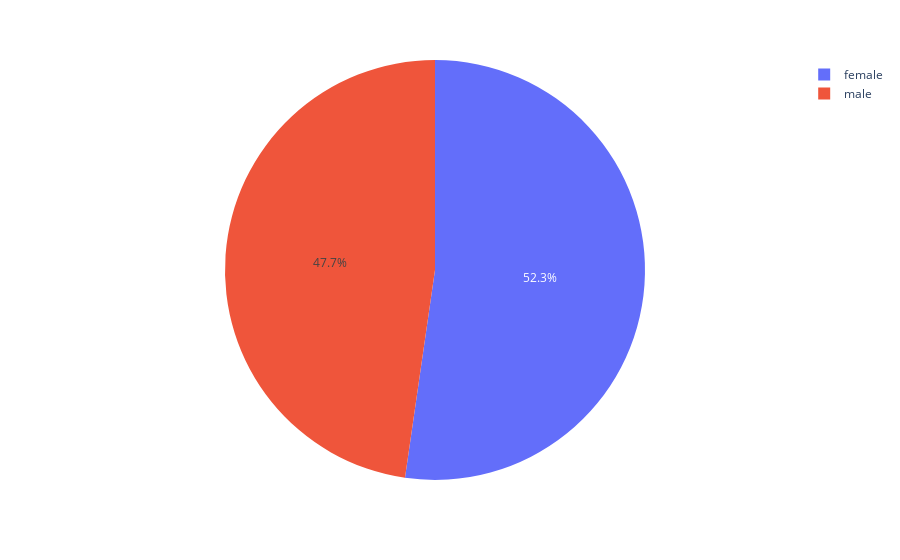

This figure's notebook cell:
### Code cell
px.pie(grouped_inactiveTotal, values='total_inactive_population', names='sex', color='sex', labels={'sex': 'sex', 'total_inactive_population': 'total_inactive_population'})

### Figure 1 — Plotly figure (JSON) as saved in the notebook; plotly's stock layout.template omitted (floating-point values rounded to 4 significant figures)
{"data": [{"customdata": [["female"], ["male"]], "domain": {"x": [0, 1], "y": [0, 1]}, "hovertemplate": "sex=%{customdata[0]}<br>total_inactive_population=%{value}<extra></extra>", "labels": ["female", "male"], "legendgroup": "", "marker": {"colors": ["#636efa", "#EF553B"]}, "name": "", "showlegend": true, "type": "pie", "values": [36.89, 33.67]}], "layout": {"legend": {"tracegroupgap": 0}, "margin": {"t": 60}}}
